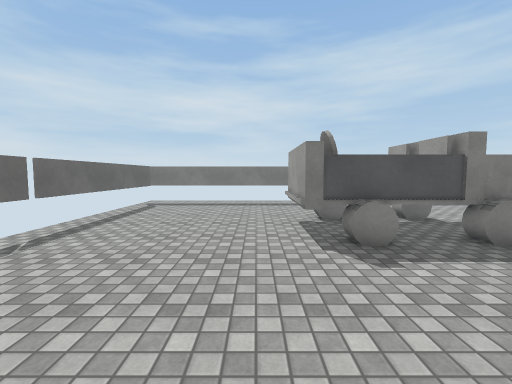
View 1 (above)

12 first-person views from a walk through a Unity game level. The camera is 1.5 m above the floor, tilts 4° down and sees 90° across. The floor is counted in squares, 1 m on a side. Each view is taken from the middle of a square. On the plan, view 1 faces up. The plan holds only what a view shows up to about 13 squares ahead; the rest is blank. The place goes on beyond the plan. The player character is not drawn. Surface patterns are stand-ins for the level's own textures.

View 2
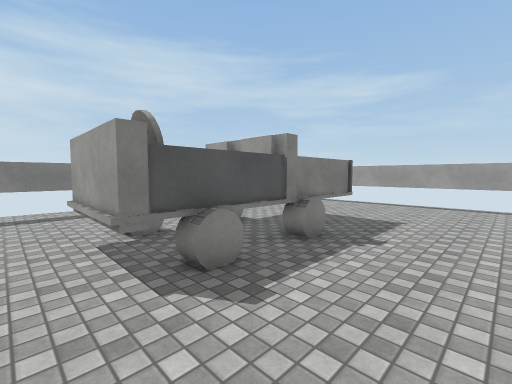

View 3
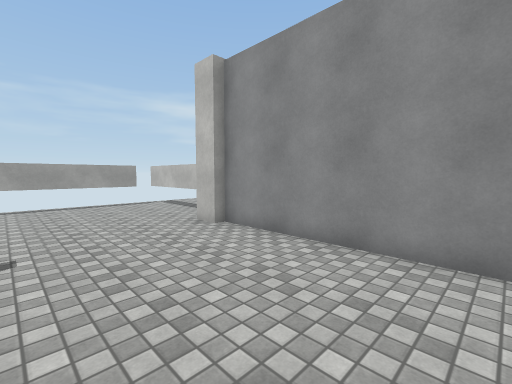

View 4
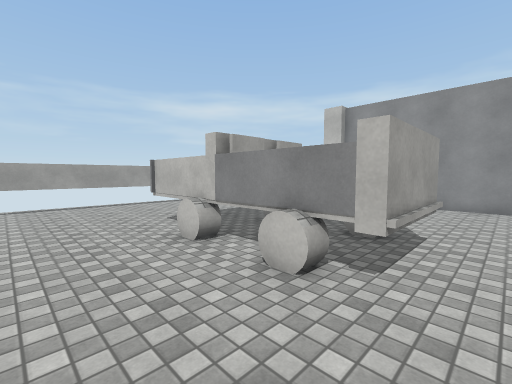

View 5
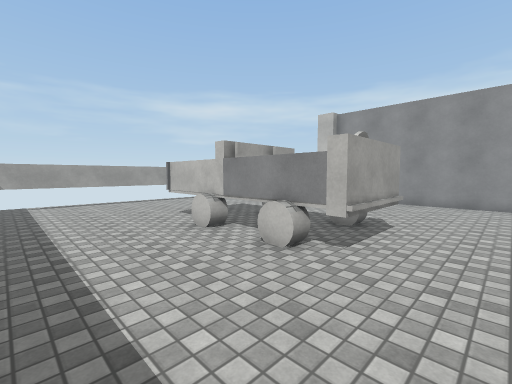

View 6
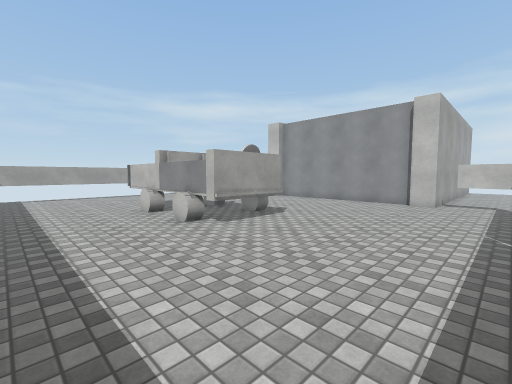

View 7
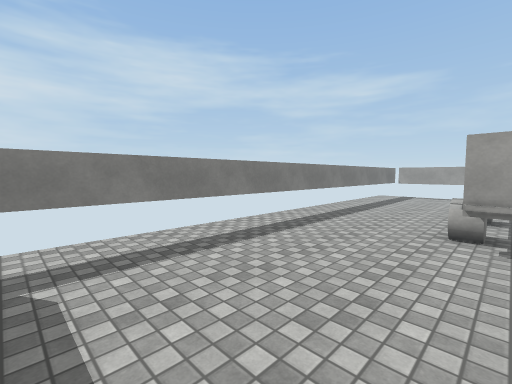

View 8
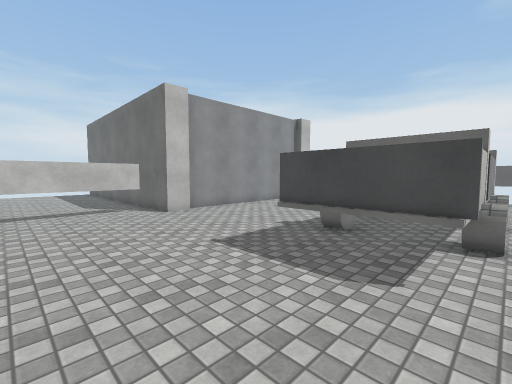

View 9
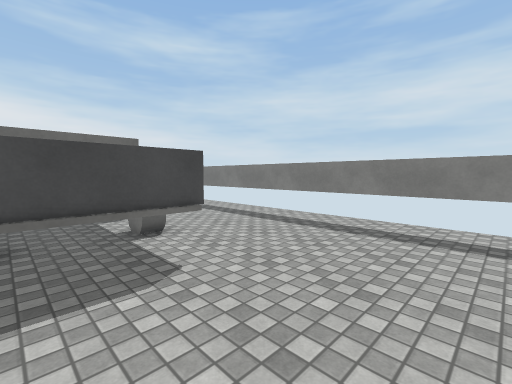

View 10
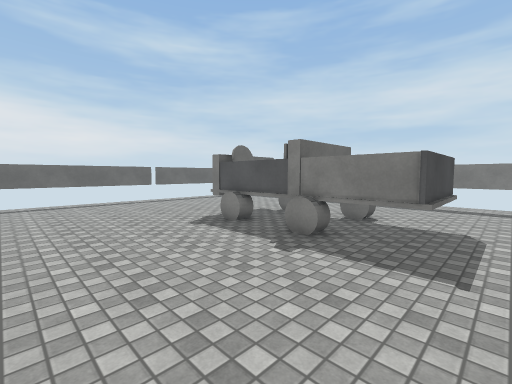

View 11
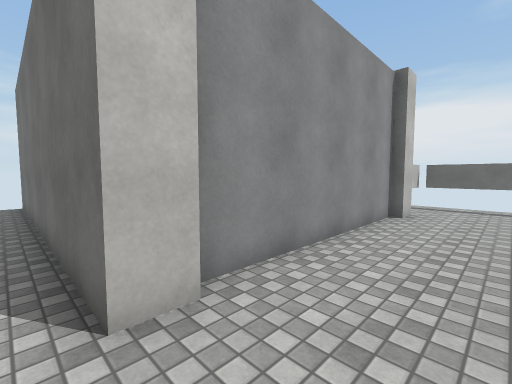

View 12
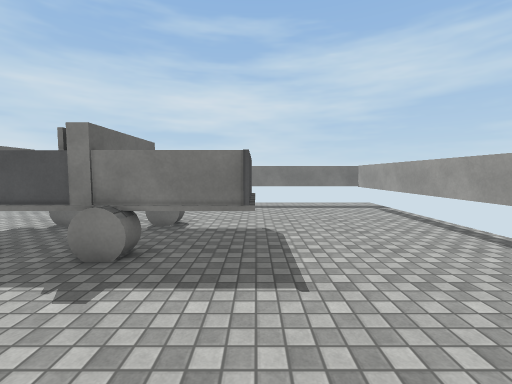

### Floor plan
Key: @ floor where view 1 was taken; # wall or solid block; x gap in a wall; . floor; T truck; G garage; H thing the floor can be seen under or through.
Columns run from 6 left of view 1 to 13 right of it. Each row starts with its distance up from view 1.
 14  ###################
 13  ..................#
 12 #..................#
 11 #..................#
 10 #..................#
  9 #......TTTTTT.T....#
  8 #......TTTTTTTT....#
  7 #......TT TT  T....#
  6  ......TTTTTTTT....#
  5 #.......TT.T.......#
  4 #..................#
  3 #..................#
  2 #..................#
  1 #..................#
  0 #.....@............#
 -1 ###GGGGGGGGGGG.....
 -2  ..G         GxHHHHH
 -3  ..G         G.....
 -4              G

Positions as (right, up) in squares from view 1, and headings:
1: (0, 0), facing up
2: (0, 2), facing up-right
3: (0, 4), facing down-right
4: (0, 12), facing down-right
5: (-1, 13), facing down-right
6: (-5, 13), facing down-right
7: (-5, 8), facing up-right
8: (12, 9), facing down-left
9: (12, 6), facing up-left
10: (9, 0), facing up-left
11: (8, 2), facing down-left
12: (8, 1), facing up
